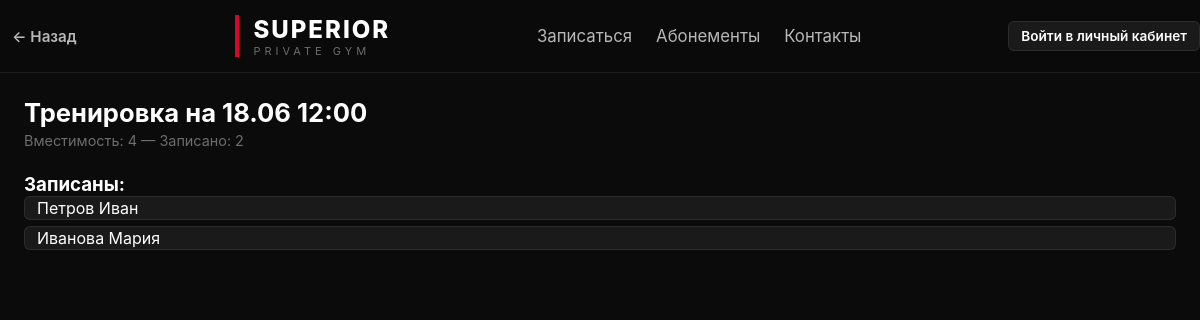
Screenshot of /slot/2?week_offset=0 with the database file from the repository.
### app/models.py (models this page shows, shortened)
class Slot(Base):
    __tablename__ = "slots"
    id = Column(Integer, primary_key=True)
    start_time = Column(DateTime)
    capacity = Column(Integer, default=4)

class Client(Base):
    __tablename__ = "clients"
    id = Column(Integer, primary_key=True)
    first_name = Column(String, nullable=True)
    last_name = Column(String, nullable=True)
    patronymic = Column(String, nullable=True)
    birth_year = Column(Integer, nullable=True)
    birth_place = Column(String, nullable=True)
    phone = Column(String, nullable=True)
    name = Column(String, nullable=True)          # legacy — полное имя одной строкой
    remaining_sessions = Column(Integer, default=1)
    height_cm = Column(Integer, nullable=True)
    weight_kg = Column(Integer, nullable=True)
    body_fat = Column(Integer, nullable=True)  # % жира
    login = Column(String, unique=True, nullable=True)
    password_hash = Column(String, nullable=True)

### app/routes/schedule.py (the view)
@router.get("/slot/{slot_id}")
def slot_page(
    request: Request,
    slot_id: int,
    db: Session = Depends(get_db),
    week_offset: int = 0,
    user: dict = Depends(get_current_user),
):
    slot = db.get(Slot, slot_id)
    bookings = db.query(Booking).filter(Booking.slot_id == slot_id).all()
    clients = [db.get(Client, b.client_id) for b in bookings]
    all_clients = db.query(Client).all()
    return templates.TemplateResponse(
        request=request,
        name="slot.html",
        context={
            "slot": slot,
            "clients": clients,
            "all_clients": all_clients,
            "week_offset": week_offset,
            "user": user,
        },
    )

### templates/slot.html (shortened to what this page needs)
{% extends "base.html" %}
{% block content %}
<div class="slot__header">
	<h2 class="slot__header-title">Тренировка на {{ slot.start_time.strftime('%d.%m %H:%M') }}</h2>
	<div class="slot__header-meta">Вместимость: {{ slot.capacity }} — Записано: {{ clients|length }}</div>
</div>
{% set flash = request.query_params.get('flash') %}
{% if user and user.role in ('admin', 'trainer') %}
<h3>Записаны:</h3>
<ul class="client-list">
	{% for client in clients %}
	<li class="client-list__item">
	{{ client.fio() }}
		<form method="post" action="/slot/{{ slot.id }}/remove" class="form--inline">
			{{ csrf_input(request) }}
			<input type="hidden" name="client_id" value="{{ client.id }}" />
			<input type="hidden" name="week_offset" value="{{ week_offset }}" />
			<button class="btn btn--small">Удалить из слота</button>
		</form>
	</li>
	{% endfor %}
</ul>
<br>
<form method="post" action="/slot/{{ slot.id }}/add" class="flex-row mt-1">
	{{ csrf_input(request) }}
	<select name="client_id" class="form__select">
		{% for client in all_clients %}
		<option value="{{ client.id }}">{{ client.name }}</option>
		{% endfor %}
	</select>
	<input type="hidden" name="week_offset" value="{{ week_offset }}" />
	<button class="btn btn--primary">Добавить</button>
</form>
<hr class="mt-2 mb-2" />
<div class="flex-row">
	<a class="btn btn--primary" href="/slot/{{ slot.id }}/program?week_offset={{ week_offset }}">План тренировки</a>
	{% if clients and clients|length > 0 %}
	<form method="post" action="/slot/{{ slot.id }}/complete"
		onsubmit="return confirm('Подтвердить проведение занятия и списать 1 занятие у всех записанных?');">
		{{ csrf_input(request) }}
		<input type="hidden" name="week_offset" value="{{ week_offset }}" />
		<button class="btn btn--success" type="submit">Тренировка завершена</button>
	</form>
	{% endif %}
</div>
<hr class="mt-2 mb-2" />
<h3>Настройки слота</h3>
<form method="post" action="/slots/edit/{{ slot.id }}" class="form" id="edit-slot-form">
	{{ csrf_input(request) }}
	<input type="hidden" name="week_offset" value="{{ week_offset }}" />
	<div class="form__group">
		<label class="form__label">Время</label>
		<input class="form__input" type="text" name="start_time" value="{{ slot.start_time.strftime('%Y-%m-%d %H:%M') }}" required />
	</div>
	<div class="form__group">
		<label class="form__label">Вместимость</label>
		<select name="capacity" class="form__select">
			<option value="1" {% if slot.capacity == 1 %}selected{% endif %}>1</option>
			<option value="2" {% if slot.capacity == 2 %}selected{% endif %}>2</option>
			<option value="3" {% if slot.capacity == 3 %}selected{% endif %}>3</option>
			<option value="4" {% if slot.capacity == 4 %}selected{% endif %}>4</option>
		</select>
	</div>
</form>
<div class="flex-row mt-1">
	<button class="btn btn--primary" type="submit" form="edit-slot-form">Сохранить</button>
	<form method="post" action="/slots/delete/{{ slot.id }}" class="form--inline"
		onsubmit="return confirm('Удалить слот? Это удалит все бронирования.');">
		{{ csrf_input(request) }}
		<input type="hidden" name="week_offset" value="{{ week_offset }}" />
		<button class="btn btn--secondary" type="submit">Удалить слот</button>
	</form>
</div>
{% else %}
<h3>Записаны:</h3>
<ul class="client-list">
	{% for client in clients %}
	<li class="client-list__item">{{ client.fio() }}</li>
	{% endfor %}
</ul>
{% endif %}
{% endblock %}

### static/style.css (style rules this page uses)
*, *::before, *::after { margin:0; padding:0; box-sizing:border-box; }
html { scroll-behavior:smooth; }
body { background:var(--bg-primary); color:var(--text-primary); font-family:Inter,system-ui,sans-serif; min-height:100vh; }
.slot__header { margin-bottom:24px; }
.slot__header-title { font-size:1.6rem; font-weight:700; margin-bottom:4px; }
.slot__header-meta { color:var(--text-muted); font-size:0.9rem; }
.client-list { list-style:none; display:flex; flex-direction:column; gap:6px; }
.client-list__item { background:var(--bg-elevated); padding:1px 12px; border-radius:var(--radius-sm); border:1px solid var(--border); display:flex; justify-content:space-between; align-items:center; }

### rows the page displays
Slot: start_time "18.06 12:00", capacity "4"
Client: fio "Петров Иван"
Client: fio "Иванова Мария"

### other values shown
{{ clients|length }} "2"
